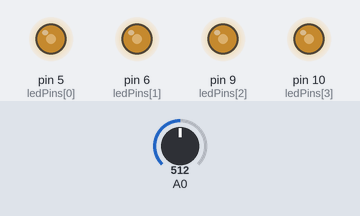
The sketch below on a simulated Arduino Uno, built with avr-gcc and run on an emulated ATmega328P. Parts: output pins drawn as LEDs (lit = HIGH). The test bench sets the inputs (shaded band); at power-on: A0 = 512.

Above: at 1.2 s.
1.3 s: A0 set to 716
At 2.5 s:
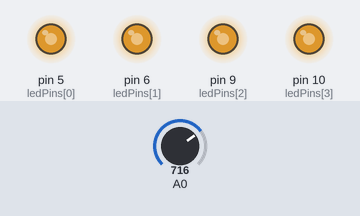
2.8 s: A0 set to 900
At 3.7 s:
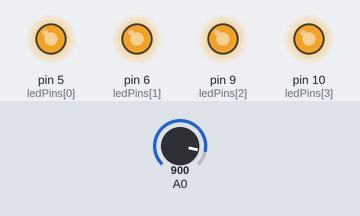
4.3 s: A0 set to 122
At 4.8 s:
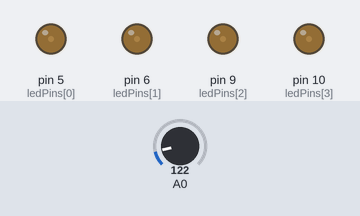
5.8 s: A0 set to 0
At 7.0 s:
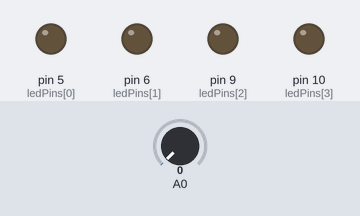
7.3 s: A0 set to 511
At 8.3 s:
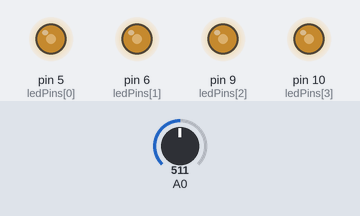
Timing chart, 0 to 9.8 s (numbered marks = the images above; inputs shaded):
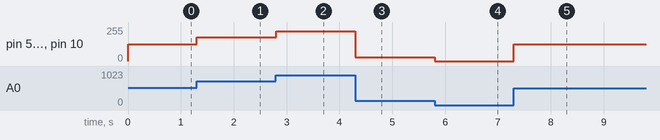

The sketch:

control_leds_potentiometer.ino
```cpp
int adcValue;
int ledPins[] = {5, 6, 9, 10};

int ledPins_size = sizeof(ledPins)/sizeof(ledPins[0]);

void setup() {
  for (int i = 0; i < ledPins_size; i++) {
    pinMode(ledPins[i], OUTPUT);
  }
}

void loop() {
  adcValue = analogRead(A0);
  // delimita entre 0-255 e usa PWM para controlar intensidade do led
  for (int i = 0; i < ledPins_size; i++) {
    analogWrite(ledPins[i], map(adcValue, 0, 1023, 0, 255));
  }
}
```

Measured:
- after the input at 1.3 s, pin 5 (ledPins[0]), pin 6 (ledPins[1]), pin 9 (ledPins[2]), pin 10 (ledPins[3]): 127/255 → 178/255 at once
- after the input at 2.8 s, pin 5 (ledPins[0]), pin 6 (ledPins[1]), pin 9 (ledPins[2]), pin 10 (ledPins[3]): 178/255 → 224/255 at once
- after the input at 4.3 s, pin 5 (ledPins[0]), pin 6 (ledPins[1]), pin 9 (ledPins[2]), pin 10 (ledPins[3]): 224/255 → 30/255 at once
- after the input at 5.8 s, pin 5 (ledPins[0]), pin 6 (ledPins[1]), pin 9 (ledPins[2]), pin 10 (ledPins[3]): 30/255 → 0/255 at once
- after the input at 7.3 s, pin 5 (ledPins[0]), pin 6 (ledPins[1]), pin 9 (ledPins[2]), pin 10 (ledPins[3]): 0/255 → 127/255 at once
